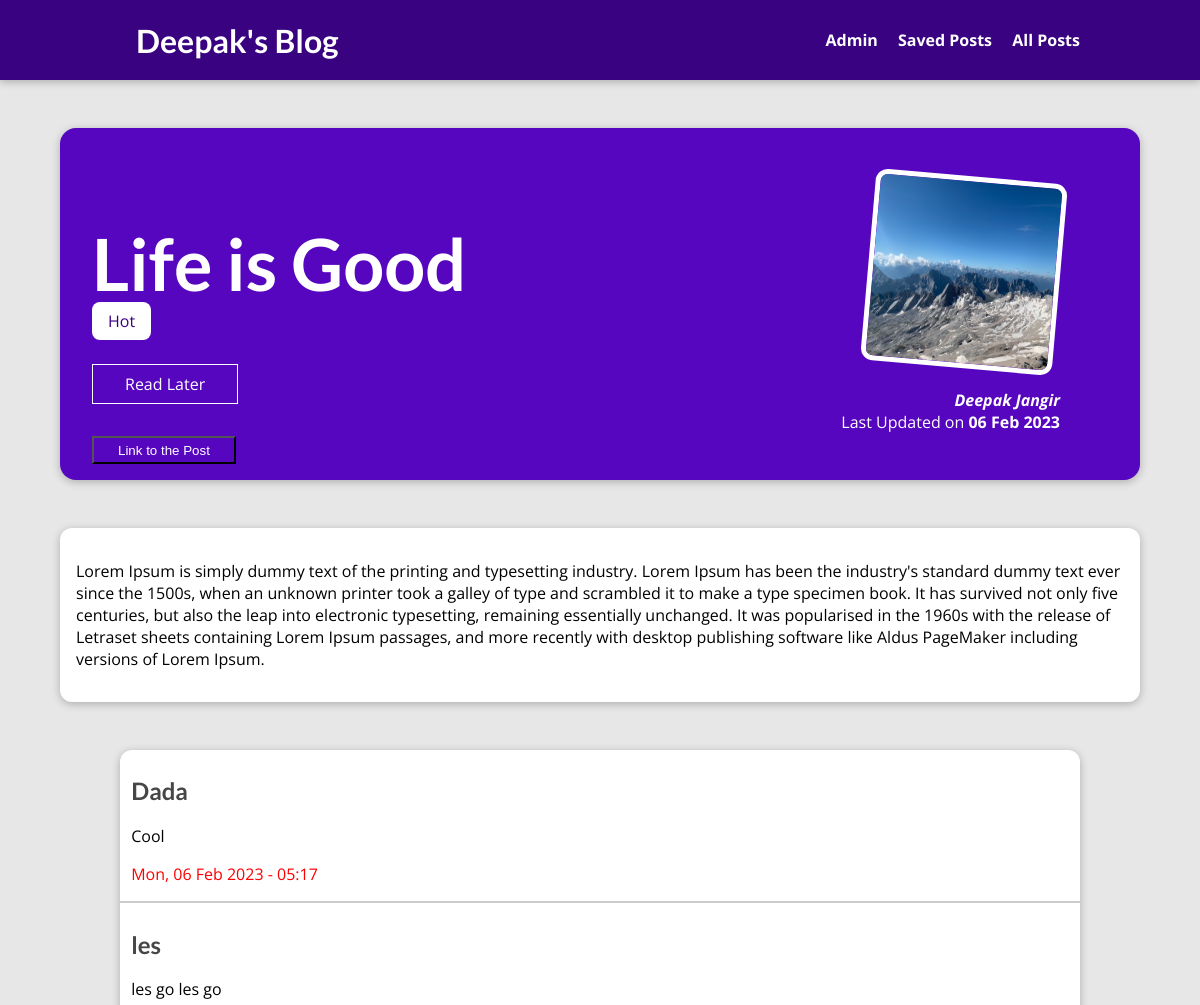
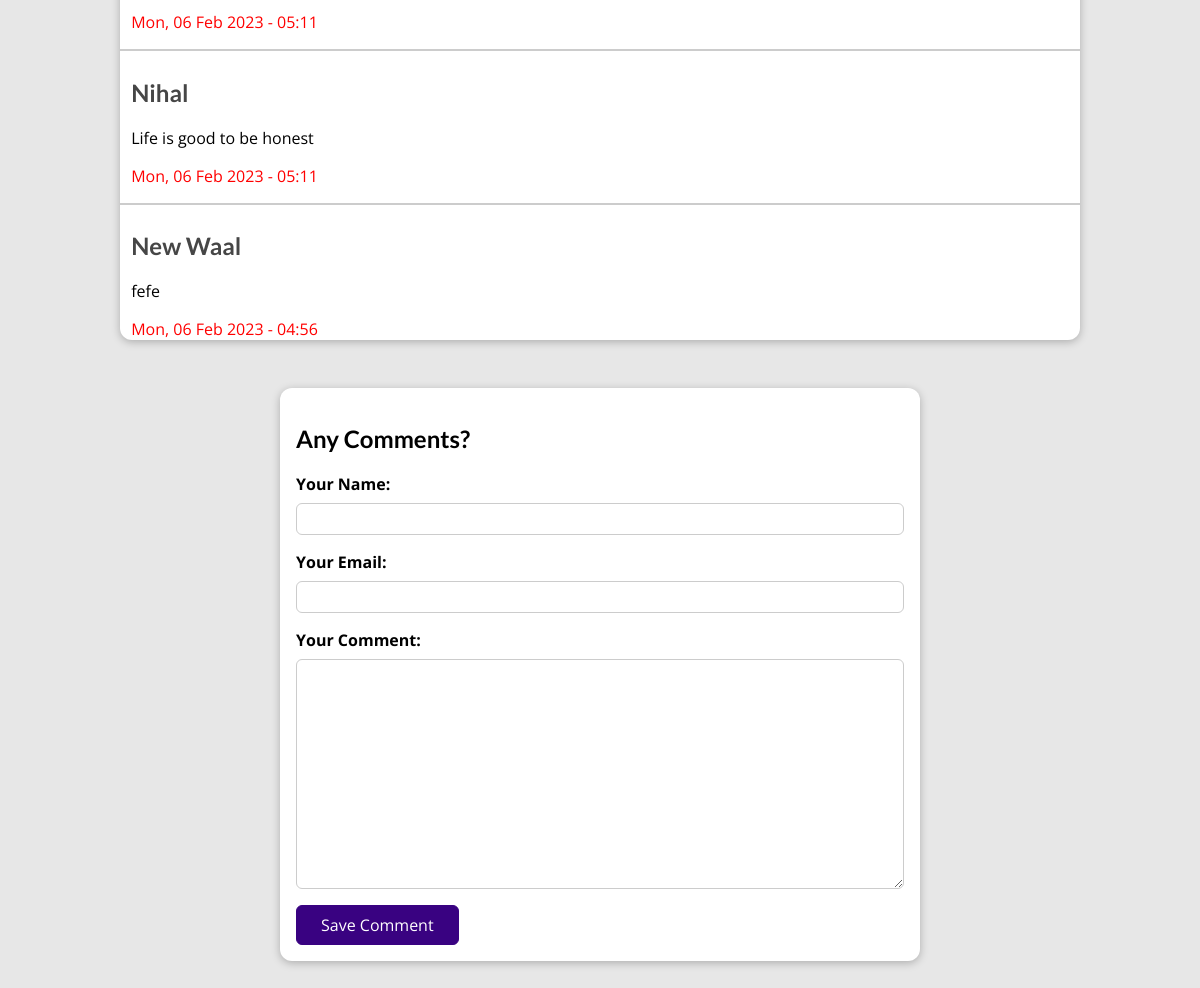
Page /posts/life-is-good on the committed database (2 pictures, top to bottom).
### blog/models.py (models this page shows, shortened)
class Post(models.Model):
    title = models.CharField(max_length=150)
    excerpt = models.CharField(max_length=200)
    image = models.ImageField(upload_to="posts", null=True)
    date = models.DateField(auto_now=True)
    slug = models.SlugField(unique=True, db_index=True)
    content = models.TextField(validators=[MinLengthValidator(10)])
    author = models.ForeignKey(Author, on_delete=models.SET_NULL, related_name='posts',null=True)
    tags = models.ManyToManyField(Tag)
    url = models.URLField(max_length=200, blank=True, default='',null=True)

class Tag(models.Model):
    caption = models.CharField(max_length=20)

class Author(models.Model):
    first_name = models.CharField(max_length=100)
    last_name = models.CharField(max_length=100)
    email_address = models.EmailField()
    def full_name(self):
        return f"{self.first_name} {self.last_name}"
    def __str__(self):
        return self.full_name()

class Comment(models.Model):
    user_name = models.CharField(max_length=120)
    user_email = models.EmailField()
    text = models.TextField(max_length=400)
    date_posted = models.DateTimeField(verbose_name=("Creation date"), auto_now_add=True, null=True)
    post = models.ForeignKey(Post, on_delete=models.CASCADE,related_name='comments')

### blog/views.py (the view, shortened to what this page needs)
# urls.py: path("posts/<slug:slug>", views.SinglePostView.as_view(), name='post-detail-page'),
class SinglePostView(View):
    def is_stored_post(self,request,post_id):
        stored_posts =  request.session.get('stored_posts')
        if stored_posts is not None:
            is_saved_for_later = post_id in stored_posts
        else:
            is_saved_for_later = False
        return is_saved_for_later
    def get(self,request,slug):
        post = Post.objects.get(slug=slug)
        context = {
            'post': post,
            'post_tags': post.tags.all(),
            'comment_form': CommentForm(),
            'comments': post.comments.all().order_by('-id')[:4],
            'saved_for_later': self.is_stored_post(request,post.id),
            'post_url_n_exists': post.url is None
        }
        return render(request,"blog/post-detail.html", context)

### blog/forms.py
class CommentForm(forms.ModelForm):
    class Meta:
        model = Comment
        exclude = ['post']
        labels = {
            'user_name': "Your Name",
            'user_email': "Your Email",
            'text': "Your Comment",
            'date_posted': "Creation date"
        }

### blog/templates/blog/post-detail.html (shortened to what this page needs)
{% extends 'base.html' %}
{% load static %}
{% block css_files %}
<link rel="stylesheet" href="{% static "blog/post-detail.css" %}">
{% endblock css_files %}
{% block content %}
    <section id='summary'>
        <h2>{{ post.title }}</h2>
        <div>
            {% for tag in post_tags %}
                <span class='tag'>{{ tag.caption }}</span>
            {% endfor %}
        </div>
        <div id='read-later'>
            <form action="{% url "read-later" %}" method="POST">
                <button>
                    {% if saved_for_later %} Remove from "Read Later List" {% else %} Read Later{% endif %}
                </button>
            </form>
        </div>
        <div id='post-url'>
            <a href="{{ post.url }}" target="_blank"><button type='button' {% if post_url_n_exists %}disabled{% endif %}>{% if post_url_n_exists %}No Link!{% else %}Link to the Post{% endif %}</button></a>
        </div>
        <article>
            <img src="{{ post.image.url }}" alt="{{ post.title }}">
            <address><a href='mailto:{{ post.author.email_address }}'>{{ post.author|title }}</a></address>
            <div>
                Last Updated on <time>{{ post.date|date:"d M Y" }}</time>
            </div>
        </article>
    </section>
    <main>
        {{ post.content|linebreaks }}
    </main>
    <section id='comments'>
        <ul>
            {% for comment in comments %}
                <li>
                    <h2>{{ comment.user_name }}</h2>
                    <p>{{ comment.text|linebreaks }}</p>
                    <p id='datetime'>{{ comment.date_posted|date:"D, d M Y - h:i" }}</p>
                </li>
            {% endfor %}
        </ul>
    </section>
    <section id='comment-form'>
        <h2>Any Comments?</h2>
        <form action="{% url "post-detail-page" post.slug %}" method="POST">
            {% for form_field in comment_form %}
                <div class="form-control {% if form_field.errors %}invalid{% endif %}">
                    {{ form_field.label_tag }}
                    {{ form_field }}
                </div>
            {% endfor %}
            <button>Save Comment</button>
        </form>
    </section>
{% endblock %}

### static/app.css (style rules this page uses)
* { box-sizing: border-box; }
html { font-family: 'Open Sans', 'Lato', sans-serif; }
body { margin: 0; }
h1, h2, h3 { font-family: 'Lato', sans-serif; font-weight: bold; }

### blog/static/blog/post-detail.css (style rules this page uses)
body { background-color: #e7e7e7; }
#summary { margin: 8rem auto 3rem auto; padding: 2rem; width: 90%; max-width: 90rem; border-radius: 16px; background-color: #5706c0; position: relative; box-shadow: 0 2px 8px rgba(0, 0, 0, 0.25); height: 22rem; }
#summary h2 { color: white; font-size: 4.5rem; margin-bottom: 0.25rem; }
#summary article { position: absolute; top: 2rem; right: 3rem; padding: 1rem 2rem; border-radius: 12px; text-align: right; color: white; }
#summary article img { width: 12rem; height: 12rem; border-radius: 12px; transform: rotateZ(5deg); border: 5px solid white; margin-bottom: 1rem; }
#summary address { font-weight: bold; }
#summary a { color: white; text-decoration: none; }
#summary time { font-weight: bold; }
#read-later { margin: 2rem 0; }
#read-later button { background-color: transparent; border: 1px solid white; padding: 0.5rem 2rem; font: inherit; color: white; cursor: pointer; }
#post-url button { background-color: transparent; padding: 0.3rem 1.5rem; color: white; cursor: pointer; }
main { width: 90%; max-width: 90rem; margin: 3rem auto; background-color: white; padding: 1rem; border-radius: 12px; box-shadow: 0 2px 8px rgba(0, 0, 0, 0.25); }
.tag { background-color: white; color: #390281; padding: 0.5rem 1rem; border-radius: 8px; }
#comment-form { margin: 3rem auto; width: 90%; max-width: 40rem; border-radius: 12px; background-color: white; box-shadow: 0 2px 8px rgba(0, 0, 0, 0.25); padding: 1rem; }
#comment-form button { font: inherit; background-color: #390281; color: white; border: 1px solid #390281; padding: 0.5rem 1.5rem; border-radius: 6px; cursor: pointer; }
.form-control { margin-bottom: 1rem; }
.form-control label { font-weight: bold; margin-bottom: 0.5rem; display: block; }
.form-control input, .form-control textarea { display: block; width: 100%; font: inherit; padding: 0.25rem; border-radius: 6px; border: 1px solid #ccc; }
#comments { margin: 3rem auto; width: 90%; max-width: 60rem; border-radius: 12px; background-color: white; box-shadow: 0 2px 8px rgba(0, 0, 0, 0.25); }
#comments ul { list-style: none; margin: 0; padding: 0; }
#comments li { padding: 0.4rem 0 0 0.7rem; border-bottom: 2px solid #ccc; }
#comments li:last-of-type { border-bottom: none; }
#comments h2 { color: #464646; }
#datetime { color: red; }

### rows in the picture
Post: title "Life is Good", image (picture), author "Deepak Jangir", date "06 Feb 2023", content "Lorem Ipsum is simply dummy text of the printing and typesetting industry. Lorem Ipsum has been the industry's standard dummy text ever since the 1500s, when an unknown printer took a galley of type and scrambled it to make a type specimen book. It has survived not only five centuries, but also the leap into electronic typesetting, remaining essentially unchanged. It was popularised in the 1960s with the release of Letraset sheets containing Lorem Ipsum passages, and more recently with desktop publishing software like Aldus PageMaker including versions of Lorem Ipsum."
Tag: caption "Hot"
Comment: user_name "Dada", text "Cool", date_posted "Mon, 06 Feb 2023 - 05:17"
Comment: user_name "les", text "les go les go", date_posted "Mon, 06 Feb 2023 - 05:11"
Comment: user_name "Nihal", text "Life is good to be honest", date_posted "Mon, 06 Feb 2023 - 05:11"
Comment: user_name "New Waal", text "fefe", date_posted "Mon, 06 Feb 2023 - 04:56"
